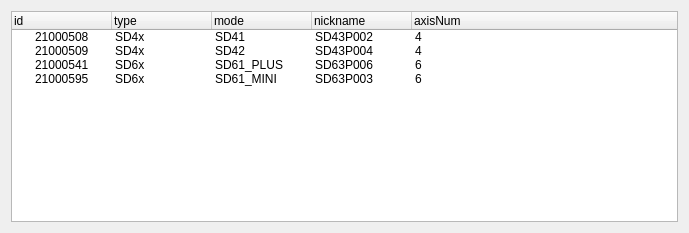
<?xml version="1.0" encoding="UTF-8"?>
<ui version="4.0">
 <class>Form</class>
 <widget class="QWidget" name="Form">
  <property name="geometry">
   <rect>
    <x>0</x>
    <y>0</y>
    <width>689</width>
    <height>233</height>
   </rect>
  </property>
  <property name="windowTitle">
   <string>Form</string>
  </property>
  <layout class="QVBoxLayout" name="verticalLayout">
   <item>
    <widget class="QTreeWidget" name="treeWidget">
     <column>
      <property name="text">
       <string>id</string>
      </property>
     </column>
     <column>
      <property name="text">
       <string>type</string>
      </property>
     </column>
     <column>
      <property name="text">
       <string>mode</string>
      </property>
     </column>
     <column>
      <property name="text">
       <string>nickname</string>
      </property>
     </column>
     <column>
      <property name="text">
       <string>axisNum</string>
      </property>
     </column>
     <item>
      <property name="text">
       <string>21000508</string>
      </property>
      <property name="text">
       <string>SD4x</string>
      </property>
      <property name="text">
       <string>SD41</string>
      </property>
      <property name="text">
       <string>SD43P002</string>
      </property>
      <property name="text">
       <string>4</string>
      </property>
     </item>
     <item>
      <property name="text">
       <string>21000509</string>
      </property>
      <property name="text">
       <string>SD4x</string>
      </property>
      <property name="text">
       <string>SD42</string>
      </property>
      <property name="text">
       <string>SD43P004</string>
      </property>
      <property name="text">
       <string>4</string>
      </property>
     </item>
     <item>
      <property name="text">
       <string>21000541</string>
      </property>
      <property name="text">
       <string>SD6x</string>
      </property>
      <property name="text">
       <string>SD61_PLUS</string>
      </property>
      <property name="text">
       <string>SD63P006</string>
      </property>
      <property name="text">
       <string>6</string>
      </property>
     </item>
     <item>
      <property name="text">
       <string>21000595</string>
      </property>
      <property name="text">
       <string>SD6x</string>
      </property>
      <property name="text">
       <string>SD61_MINI</string>
      </property>
      <property name="text">
       <string>SD63P003</string>
      </property>
      <property name="text">
       <string>6</string>
      </property>
     </item>
    </widget>
   </item>
  </layout>
 </widget>
 <resources/>
 <connections/>
</ui>
